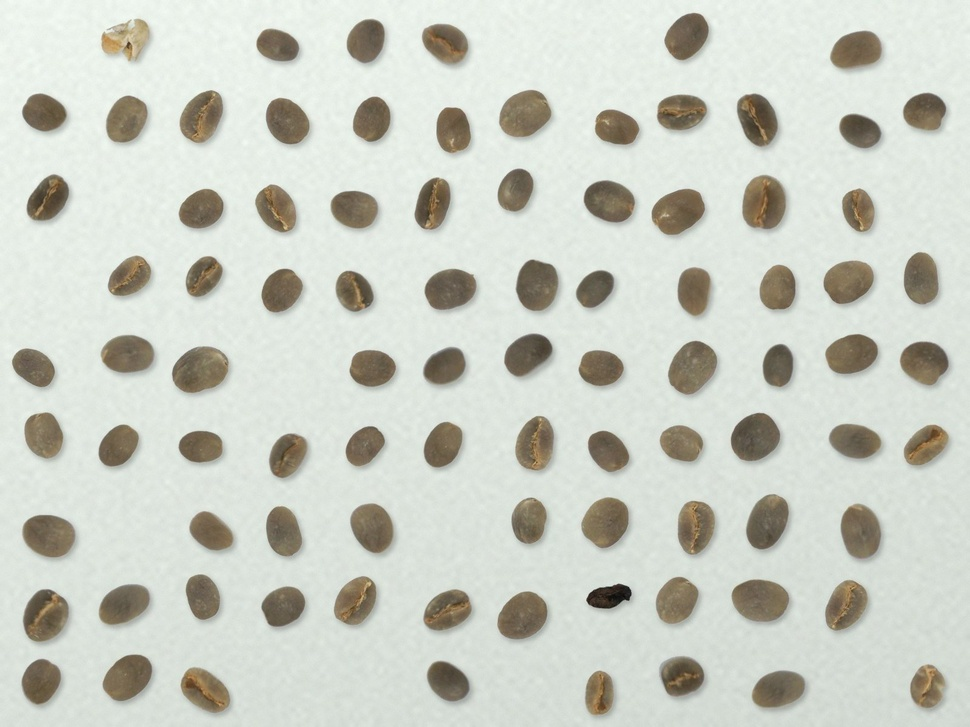
#> input picture app/img/muestra_01.jpg, 970 x 727 px, shrunk from 1600 x 1200 before the run
$ python -i common.py   (imports and definitions only)
#> lines starting #> are read from the running program, lines starting #| are printed output that depends on the picture; after the words box and inside, x2 and y2 are one past the last pixel; in counts of white or black regions, pixels touching at a corner belong together
#> further down, picture is the input picture: shape (727, 970, 3); mean B, G, R 196.4, 206.3, 203.1
import cv2, numpy as np
import os
S=int(os.environ.get("QP_S","96")); FILL=0.62
CLASSES=['sano','negro','vinagre','cereza_seca','hongo','broca_severa','broca_leve','concha','inmaduro','pergamino','partido_cortado']
def white_balance(img, mask_bg):
    bg=img[mask_bg].reshape(-1,3).astype(np.float32); g=np.median(bg,0)+1e-3
    return np.clip(img.astype(np.float32)*(235.0/g),0,255).astype(np.uint8)
def segment(img):
    g=cv2.GaussianBlur(cv2.cvtColor(img,cv2.COLOR_BGR2GRAY),(5,5),0)
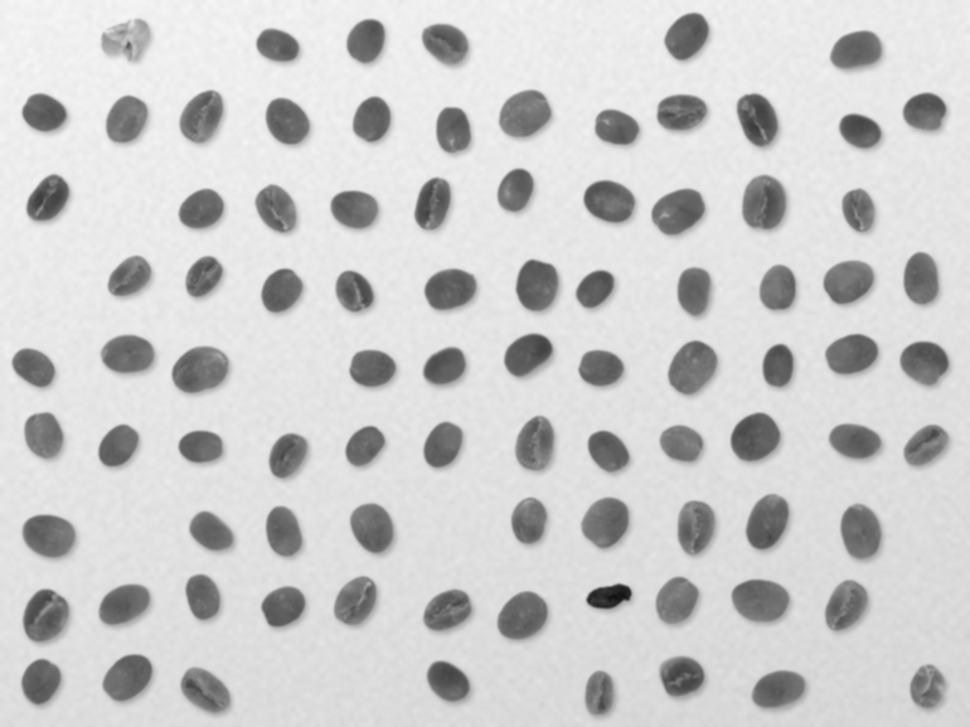
#> g: shape (727, 970); min 17, max 246, mean 204.1
    _,th=cv2.threshold(g,0,255,cv2.THRESH_BINARY_INV+cv2.THRESH_OTSU)
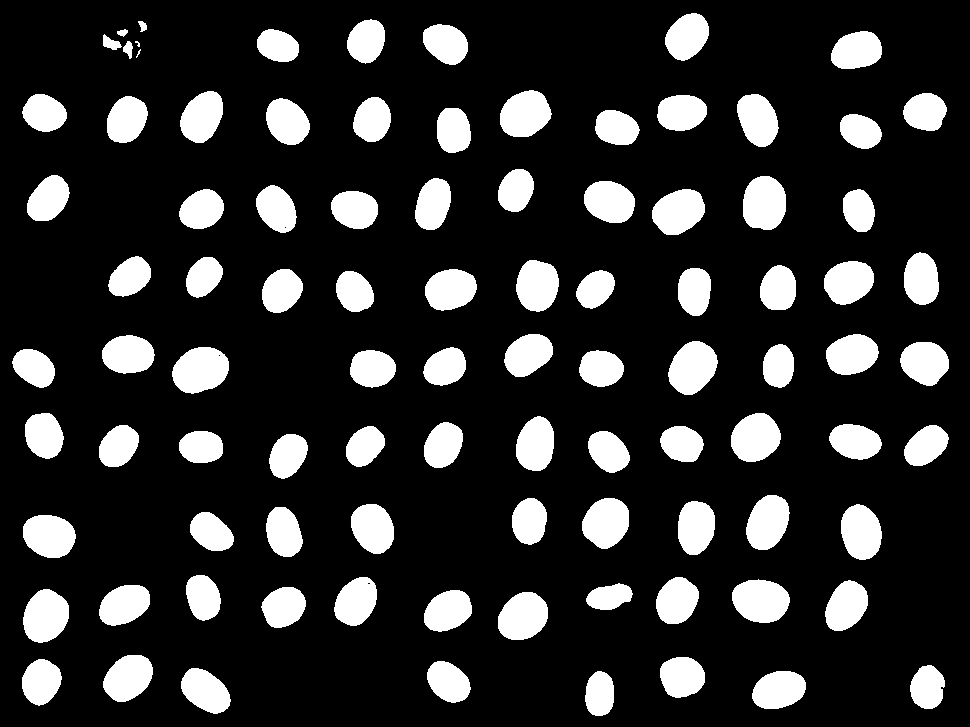
#> th: shape (727, 970); 18.4% white; 95 white regions (2 under 20 px), largest, box (x1, y1, x2, y2) and area: (172, 347, 229, 394) 2032, (732, 579, 790, 623) 1973, (668, 341, 718, 395) 1941
    th=cv2.morphologyEx(th,cv2.MORPH_OPEN,np.ones((5,5),np.uint8))
#> th: shape (727, 970); 18.4% white; 93 white regions, largest, box (x1, y1, x2, y2) and area: (172, 347, 229, 393) 2019, (732, 580, 790, 623) 1972, (668, 341, 717, 395) 1937
    th=cv2.morphologyEx(th,cv2.MORPH_CLOSE,np.ones((7,7),np.uint8))
#> th: shape (727, 970); 18.4% white; 92 white regions
    cnts,_=cv2.findContours(th,cv2.RETR_EXTERNAL,cv2.CHAIN_APPROX_SIMPLE)
#> cnts = 92 contours; largest, box (x1, y1, x2, y2) and area: (172, 347, 229, 393) 1946, (732, 580, 790, 623) 1900, (668, 341, 717, 395) 1868, (743, 176, 786, 230) 1844, (23, 589, 69, 643) 1816
    areas=np.array([cv2.contourArea(c) for c in cnts]) if cnts else np.array([])
#> areas = 92 values, max 1946 at index 44, min 24.5 at index 86, mean 1348.4
    if len(areas)==0: return th,[]
    med=np.median(areas[areas>np.percentile(areas,50)]) if len(areas)>4 else np.median(areas)
#> med = 1563.5
    keep=[c for c,a in zip(cnts,areas) if 0.2*med<a<3.0*med]
#> keep = 89 contours; largest, box (x1, y1, x2, y2) and area: (172, 347, 229, 393) 1946, (732, 580, 790, 623) 1900, (668, 341, 717, 395) 1868, (743, 176, 786, 230) 1844, (23, 589, 69, 643) 1816
    return th,keep
def crop_norm(img, cnt):
    """crop centred on contour, scale so long side = FILL*S, output SxS BGR"""
    (cx,cy),(w,h),_=cv2.minAreaRect(cnt); L=max(w,h,1)
    s=FILL*S/L; M=np.float32([[s,0,S/2-s*cx],[0,s,S/2-s*cy]])
    return cv2.warpAffine(img,M,(S,S),flags=cv2.INTER_AREA,borderMode=cv2.BORDER_REPLICATE)

>>> import cv2
>>> picture = cv2.imread('../../app/img/muestra_01.jpg')
>>> result = segment(picture)

$ run again, on app/img/muestra_10.jpg
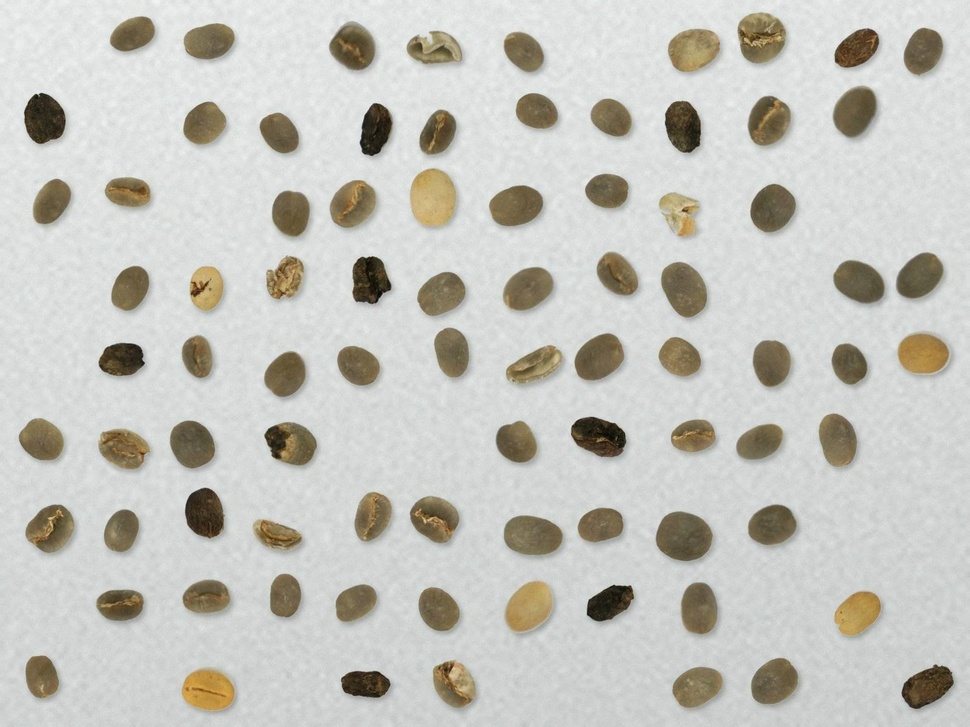
#> input picture app/img/muestra_10.jpg, 970 x 727 px, shrunk from 1600 x 1200 before the run
#> picture is the input picture: shape (727, 970, 3); mean B, G, R 190.6, 196.8, 197.6
#> in segment, `_,th=cv2.threshold(g,0,255,cv2.THRESH_BINARY_INV+cv2.THRESH_OTSU)`:
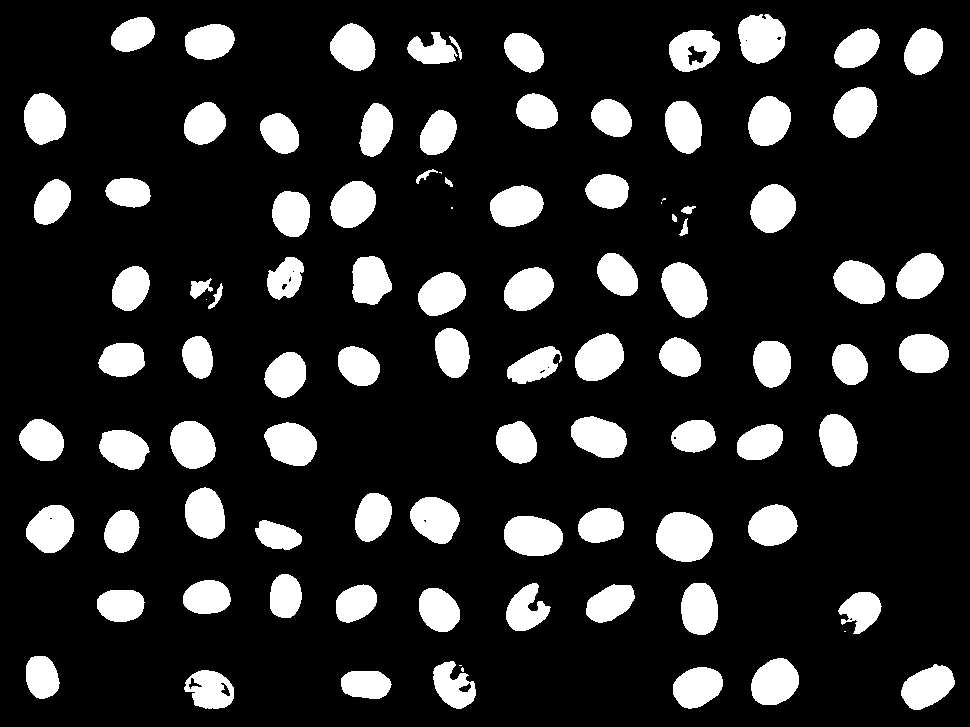
#> th: shape (727, 970); 16.5% white; 97 white regions (8 under 20 px), largest, box (x1, y1, x2, y2) and area: (656, 512, 713, 562) 2255, (504, 516, 563, 556) 1921, (661, 262, 708, 318) 1884
#> in segment, `th=cv2.morphologyEx(th,cv2.MORPH_OPEN,np.ones((5,5),np.uint8))`:
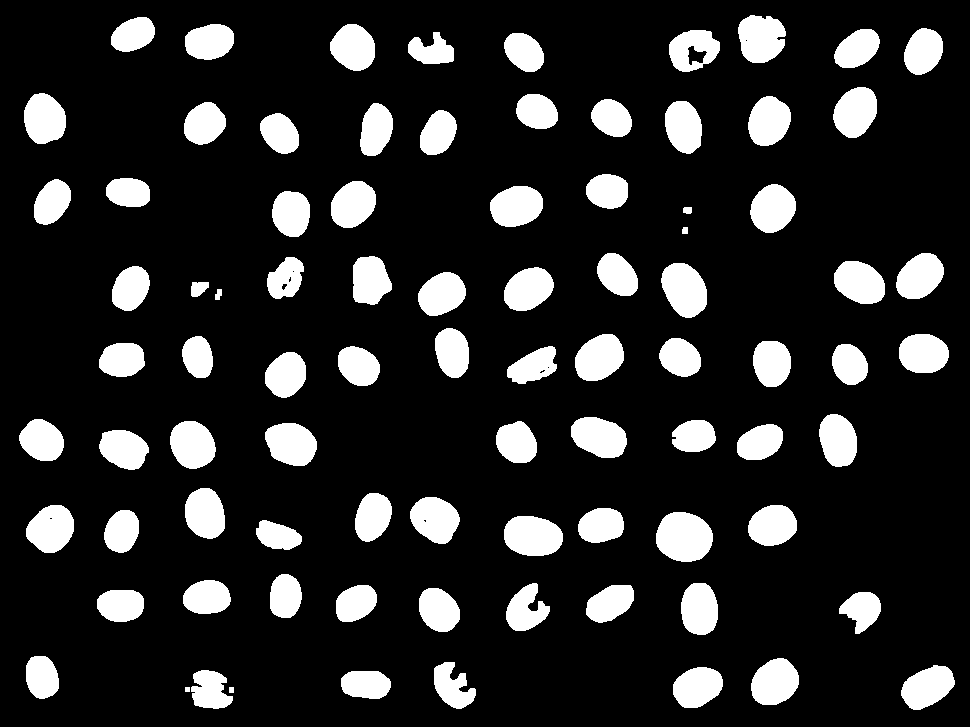
#> th: shape (727, 970); 16.3% white; 87 white regions, largest, box (x1, y1, x2, y2) and area: (656, 512, 713, 562) 2255, (504, 516, 563, 556) 1921, (661, 263, 707, 318) 1877
#> cnts = 85 contours; largest, box (x1, y1, x2, y2) and area: (656, 512, 713, 562) 2178, (504, 516, 563, 556) 1847, (661, 263, 707, 318) 1806, (738, 15, 786, 63) 1768, (575, 334, 624, 381) 1679
#> areas = 85 values, max 2178.5 at index 18, min 28.5 at index 57, mean 1299.7
#> med = 1557.2
#> keep = 81 contours; largest, box (x1, y1, x2, y2) and area: (656, 512, 713, 562) 2178, (504, 516, 563, 556) 1847, (661, 263, 707, 318) 1806, (738, 15, 786, 63) 1768, (575, 334, 624, 381) 1679

$ run again, on app/img/muestra_13.jpg
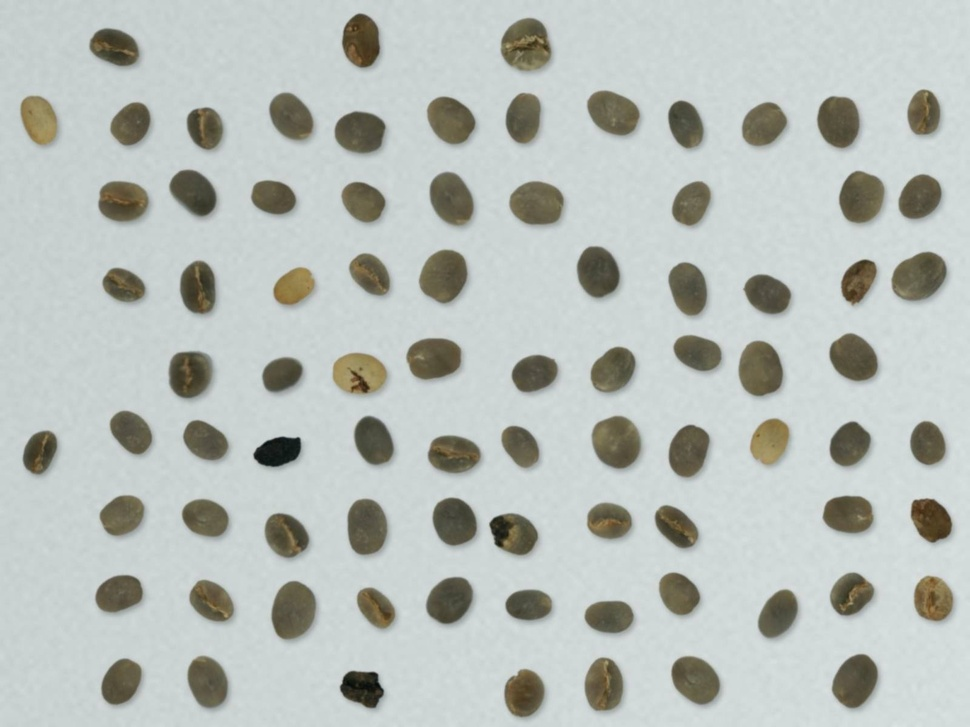
#> input picture app/img/muestra_13.jpg, 970 x 727 px, shrunk from 1600 x 1200 before the run
#> picture is the input picture: shape (727, 970, 3); mean B, G, R 186, 190.6, 184.4
#> in segment, `g=cv2.GaussianBlur(cv2.cvtColor(img,cv2.COLOR_BGR2GRAY),(5,5),0)`:
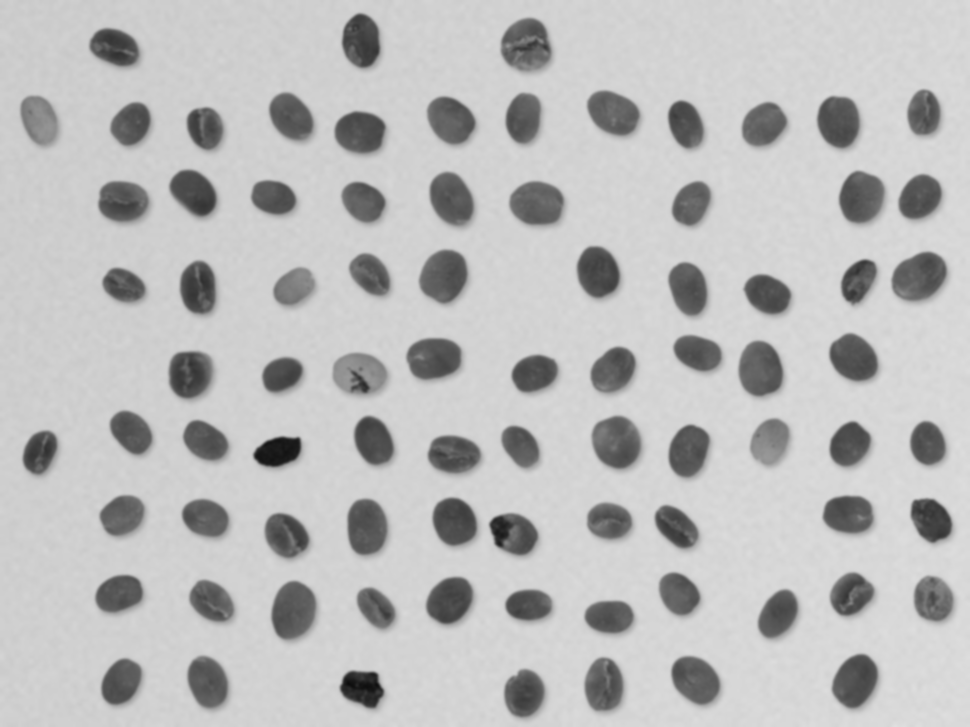
#> g: shape (727, 970); min 12, max 224, mean 188.1
#> in segment, `_,th=cv2.threshold(g,0,255,cv2.THRESH_BINARY_INV+cv2.THRESH_OTSU)`:
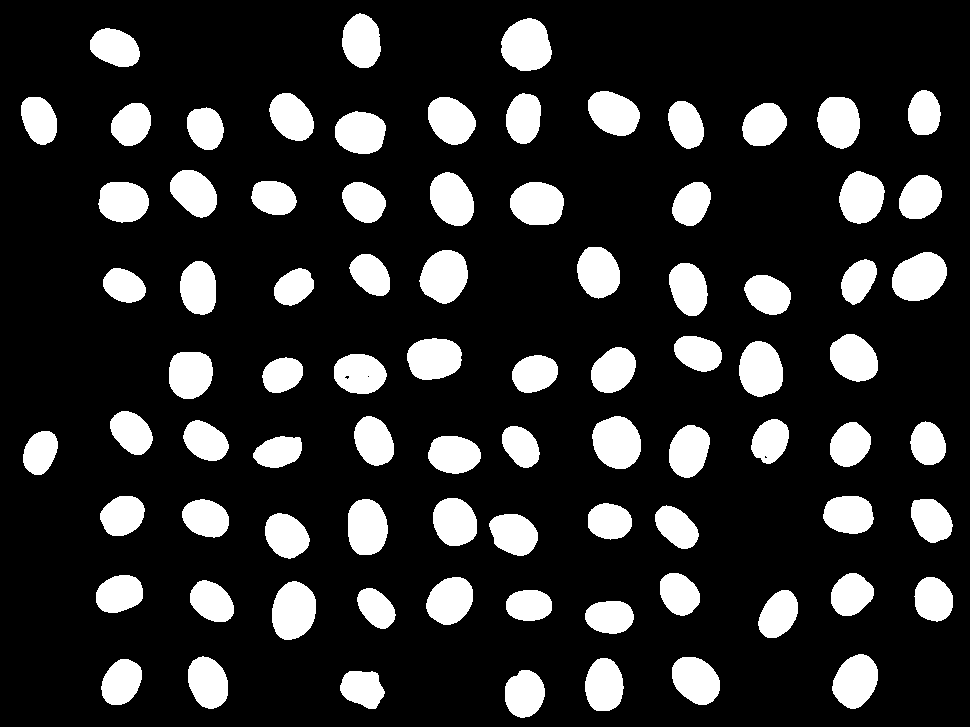
#> th: shape (727, 970); 17.6% white; 83 white regions, largest, box (x1, y1, x2, y2) and area: (501, 18, 552, 71) 2082, (892, 252, 947, 301) 2043, (272, 581, 316, 640) 2037
#> cnts = 83 contours; largest, box (x1, y1, x2, y2) and area: (501, 18, 552, 71) 2004, (892, 252, 947, 301) 1970, (272, 581, 316, 640) 1964, (592, 416, 641, 469) 1949, (420, 250, 468, 304) 1898
#> areas = 83 values, max 2004 at index 81, min 1029.5 at index 10, mean 1433.4
#> med = 1641
#> keep has the same summary as cnts

$ run again, on app/img/muestra_16.jpg
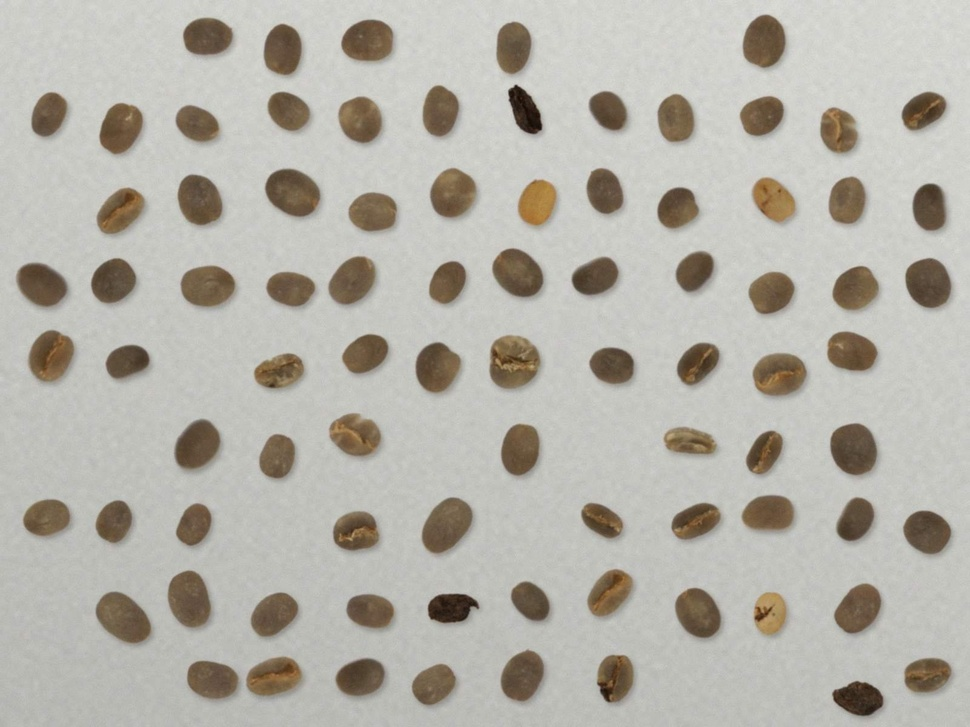
#> input picture app/img/muestra_16.jpg, 970 x 727 px, shrunk from 1600 x 1200 before the run
#> picture is the input picture: shape (727, 970, 3); mean B, G, R 169.5, 178.1, 181
#> in segment, `g=cv2.GaussianBlur(cv2.cvtColor(img,cv2.COLOR_BGR2GRAY),(5,5),0)`:
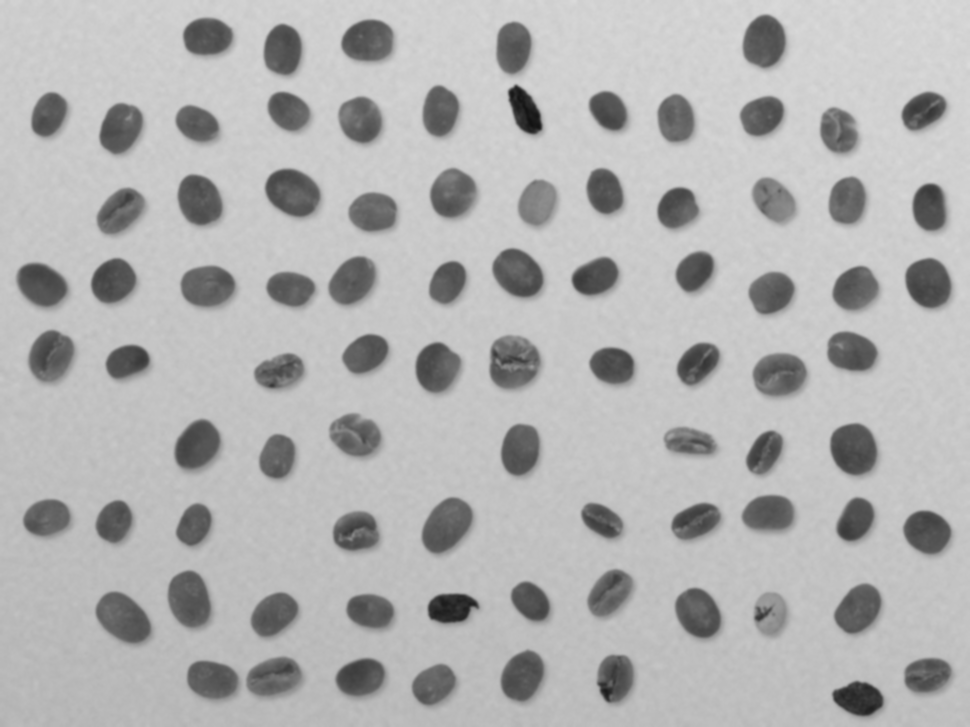
#> g: shape (727, 970); min 18, max 219, mean 178
#> in segment, `_,th=cv2.threshold(g,0,255,cv2.THRESH_BINARY_INV+cv2.THRESH_OTSU)`:
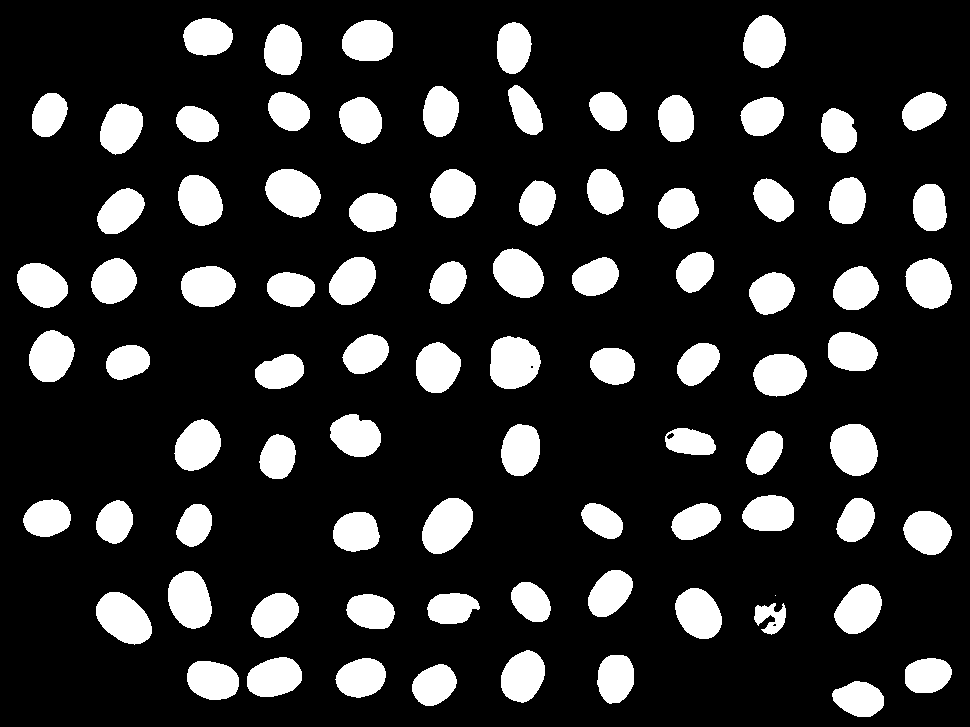
#> th: shape (727, 970); 17.8% white; 86 white regions (1 under 20 px), largest, box (x1, y1, x2, y2) and area: (490, 336, 541, 389) 2153, (96, 592, 152, 645) 2067, (422, 498, 473, 554) 2045
#> cnts = 85 contours; largest, box (x1, y1, x2, y2) and area: (490, 337, 540, 389) 2069, (96, 592, 152, 644) 1993, (422, 498, 473, 554) 1972, (265, 169, 321, 217) 1948, (168, 571, 212, 629) 1892
#> areas = 85 values, max 2069 at index 41, min 593.5 at index 8, mean 1413.7
#> med = 1634.2
#> keep has the same summary as cnts
